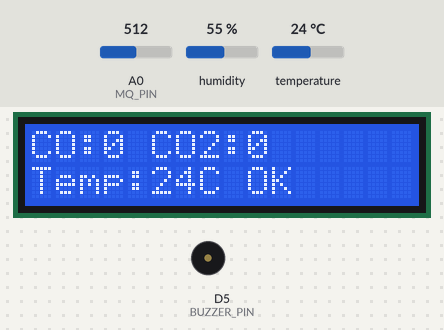
Simulated run of this sketch. Board: ESP8266 (NodeMCU). Parts: 16×2 character LCD, buzzer (waves = sounding, pin HIGH). The inputs (shaded band) are chosen by the test bench; at power-on: A0 (MQ_PIN) = 512, temperature 24 °C, humidity 55 %. WiFi joins after 1.5 s; servers stay silent unless stated; uploads are accepted with an empty reply; pins used as bus, display or sensor lines are not drawn; what the sketch prints to the serial monitor is not drawn.

Above: at 4.2 s.
4.3 s: A0 (MQ_PIN) set to 22
At 5.8 s:
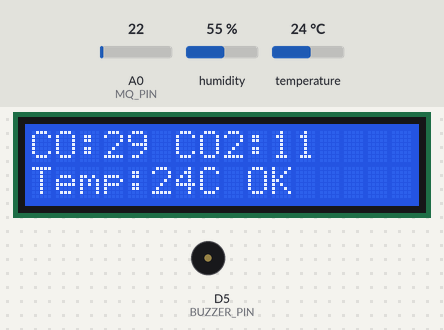
6.1 s: A0 (MQ_PIN) set to 17
At 6.4 s:
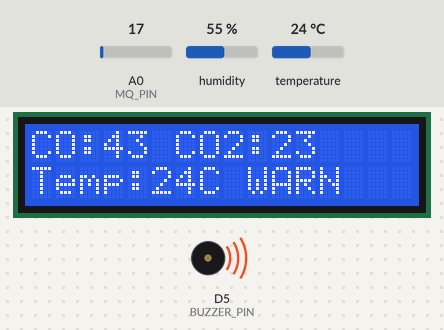
8.9 s: A0 (MQ_PIN) set to 0
At 10.7 s:
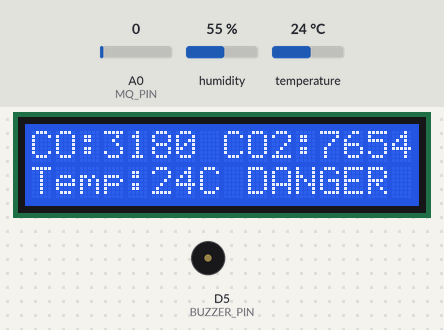
11.9 s: A0 (MQ_PIN) set to 45
At 14.0 s:
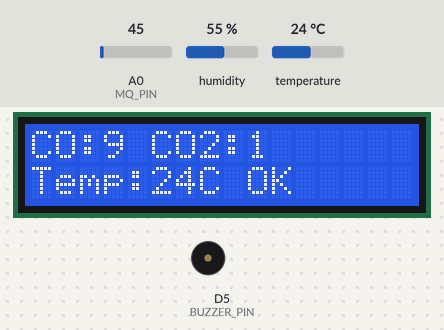
18.1 s: temperature set to 12 °C
At 20.1 s:
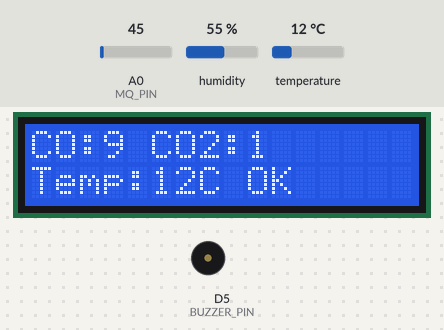
20.4 s: A0 (MQ_PIN) set to 39
At 22.1 s:
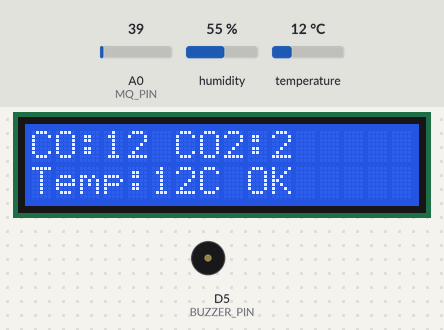
Timing chart, 0 to 23.6 s (numbered marks = the images above; inputs shaded):
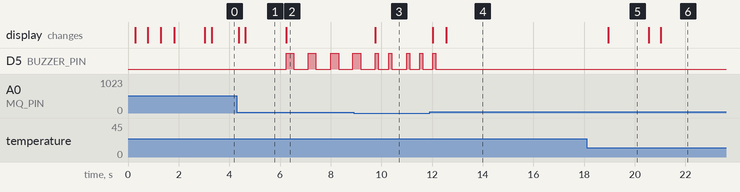

The sketch:

vehicle_emission_monitor.ino
```cpp
#include <ESP8266WiFi.h>
#include <ESP8266HTTPClient.h>
#include <Wire.h>
#include <LiquidCrystal_I2C.h>
#include <DHT.h>

const char* WIFI_SSID = "wifi004";
const char* WIFI_PASSWORD = "123456789";
const char* SERVER_URL = "http://10.125.50.164:3000/api/sensor-data";
const char* API_KEY = "smoke_emission_secret_key_2026";
const char* DEVICE_ID = "ESP_001";

#define MQ_PIN A0
#define DHTPIN D4
#define DHTTYPE DHT11
#define BUZZER_PIN D5
#define SENSOR_SELECT_PIN D6

const float RO_CLEAN_AIR = 9.83;
const float MQ7_A = 99.042;
const float MQ7_B = -1.518;
const float MQ135_A = 110.47;
const float MQ135_B = -2.862;

const unsigned long POST_INTERVAL = 10000;
const unsigned long WIFI_RETRY_INTERVAL = 5000;

LiquidCrystal_I2C lcd(0x27, 16, 2);
DHT dht(DHTPIN, DHTTYPE);

unsigned long lastPostMillis = 0;
unsigned long lastWifiRetry = 0;

float readSensorRaw(bool coMode) {
  digitalWrite(SENSOR_SELECT_PIN, coMode ? LOW : HIGH);
  delay(120);
  int sensorValue = analogRead(MQ_PIN);
  return (float)sensorValue;
}

float adcToPpm(float adcValue, float A, float B) {
  if (adcValue < 1.0) adcValue = 1.0;
  float ratio = adcValue / RO_CLEAN_AIR;
  float ppm = A * pow(ratio, B);
  if (ppm < 0) ppm = 0;
  return ppm;
}

String getStatus(float co, float co2) {
  if (co >= 70.0 || co2 >= 2000.0) return "DANGER";
  if (co >= 35.0 || co2 >= 1000.0) return "WARN";
  return "OK";
}

void showReconnecting() {
  lcd.clear();
  lcd.setCursor(0, 0);
  lcd.print("WiFi Disconnected");
  lcd.setCursor(0, 1);
  lcd.print("Reconnecting...");
}

void updateBuzzer(float co, float co2) {
  if (co >= 70.0 || co2 >= 2000.0) {
    digitalWrite(BUZZER_PIN, HIGH);
    delay(120);
    digitalWrite(BUZZER_PIN, LOW);
    delay(120);
  } else if (co > 35.0 || co2 > 1000.0) {
    digitalWrite(BUZZER_PIN, HIGH);
    delay(300);
    digitalWrite(BUZZER_PIN, LOW);
    delay(300);
  } else {
    digitalWrite(BUZZER_PIN, LOW);
  }
}

void connectWiFi() {
  WiFi.mode(WIFI_STA);
  WiFi.begin(WIFI_SSID, WIFI_PASSWORD);

  lcd.clear();
  lcd.setCursor(0, 0);
  lcd.print("Connecting WiFi");

  int dot = 0;
  while (WiFi.status() != WL_CONNECTED) {
    delay(500);
    lcd.setCursor(dot % 16, 1);
    lcd.print(".");
    dot++;
  }

  lcd.clear();
  lcd.setCursor(0, 0);
  lcd.print("WiFi Connected");
  lcd.setCursor(0, 1);
  lcd.print(WiFi.localIP());
  delay(1200);
  lcd.clear();
}

void setup() {
  Serial.begin(74880);
  delay(200);
  Serial.println();
  Serial.println("[BOOT] Vehicle Emission Monitor starting...");
  pinMode(BUZZER_PIN, OUTPUT);
  pinMode(SENSOR_SELECT_PIN, OUTPUT);

  lcd.init();
  lcd.backlight();
  dht.begin();

  connectWiFi();
  Serial.print("[WIFI] Connected IP: ");
  Serial.println(WiFi.localIP());
}

void loop() {
  if (WiFi.status() != WL_CONNECTED) {
    unsigned long now = millis();
    if (now - lastWifiRetry >= WIFI_RETRY_INTERVAL) {
      lastWifiRetry = now;
      showReconnecting();
      WiFi.disconnect();
      WiFi.begin(WIFI_SSID, WIFI_PASSWORD);
    }
    delay(100);
    return;
  }

  float coRaw = readSensorRaw(true);
  float co2Raw = readSensorRaw(false);

  float co_ppm = adcToPpm(coRaw, MQ7_A, MQ7_B);
  float co2_ppm = adcToPpm(co2Raw, MQ135_A, MQ135_B);
  float temperature = dht.readTemperature();
  if (isnan(temperature)) temperature = 0;

  String status = getStatus(co_ppm, co2_ppm);

  lcd.clear();
  lcd.setCursor(0, 0);
  lcd.print("CO:");
  lcd.print((int)co_ppm);
  lcd.print(" CO2:");
  lcd.print((int)co2_ppm);
  lcd.setCursor(0, 1);
  lcd.print("Temp:");
  lcd.print((int)temperature);
  lcd.print("C ");
  lcd.print(status);

  updateBuzzer(co_ppm, co2_ppm);

  unsigned long now = millis();
  if (now - lastPostMillis >= POST_INTERVAL) {
    lastPostMillis = now;

    WiFiClient client;
    HTTPClient http;
    http.begin(client, SERVER_URL);
    http.addHeader("Content-Type", "application/json");
    http.addHeader("X-API-KEY", API_KEY);

    String payload = String("{\"device_id\":\"") + DEVICE_ID +
                     "\",\"co_ppm\":" + String(co_ppm, 2) +
                     ",\"co2_ppm\":" + String(co2_ppm, 2) +
                     ",\"temperature\":" + String(temperature, 1) + "}";

    int httpCode = http.POST(payload);
    String response = http.getString();

    Serial.print("HTTP: ");
    Serial.println(httpCode);
    if (httpCode < 0) {
      Serial.print("HTTP ERROR: ");
      Serial.println(http.errorToString(httpCode));
      Serial.println("Check server URL, backend running state, and same WiFi network.");
    }
    Serial.println(response);

    http.end();
  }
}
```

Measured:
- the behaviour switches between 20 and 19 on A0 (MQ_PIN) (found by bisection; images 1 and 2)
- after the input at 4.3 s, the display: first changes after 0.06 s (image 1 shows a later state)
- after the input at 6.1 s, D5 (BUZZER_PIN): alternates HIGH for 0.30 s and LOW for 0.57 s, starting after 0.15 s; the display: changes after 0.15 s (image 2)
- after the input at 8.9 s, the display: changes after 0.85 s (image 3)
- after the input at 11.9 s, D5 (BUZZER_PIN): goes on until 12.1 s, then stays LOW; the display: first changes after 0.13 s (image 4 shows a later state)
- after the input at 18.1 s, the display: changes after 0.86 s (image 5)
- after the input at 20.4 s, the display: first changes after 0.14 s (image 6 shows a later state)
